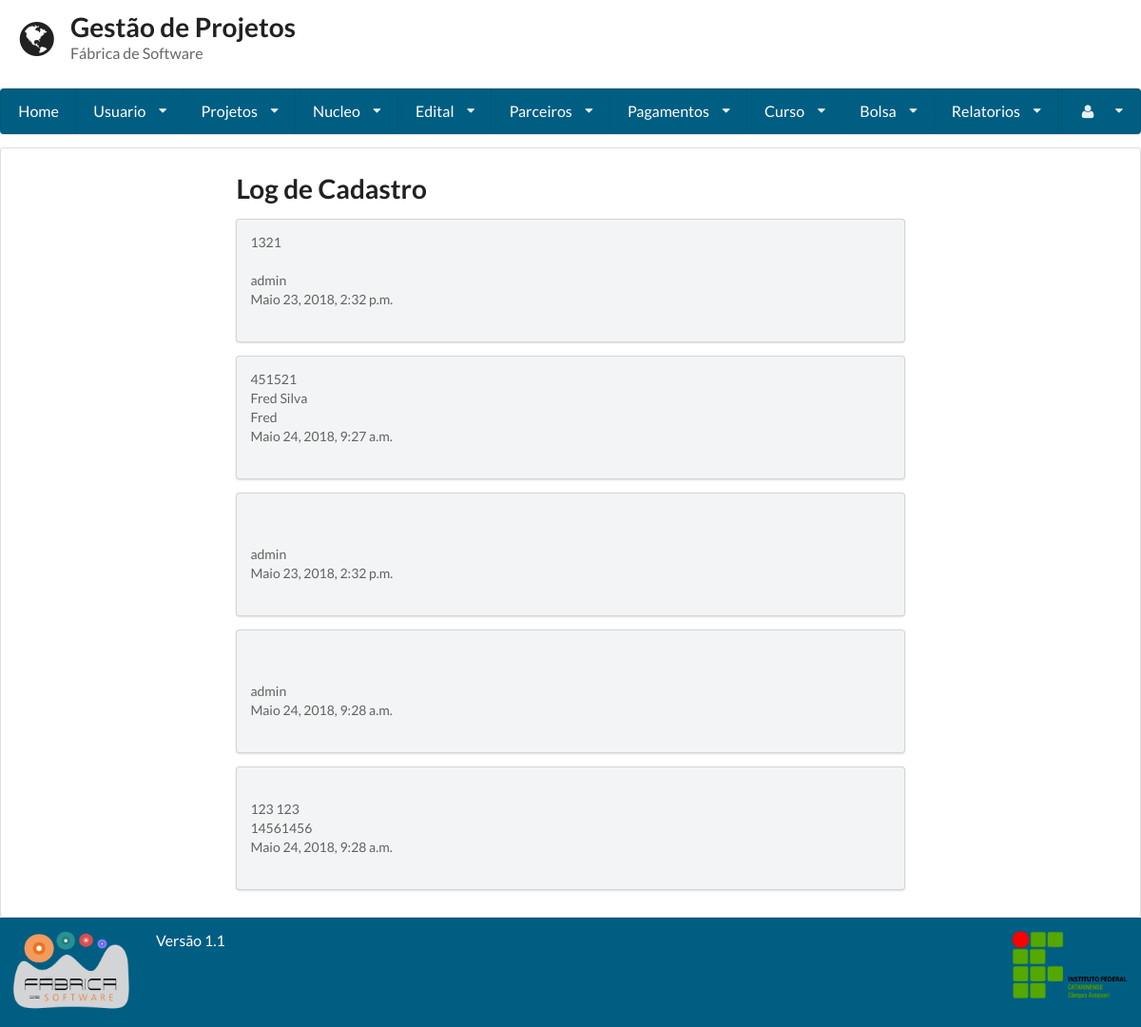
Page /log_cadastro/ (signed in) on the committed database.
### gestaoapp/models/edital.py (models this page shows, shortened)
class Edital(models.Model):
    numero = models.IntegerField(unique=True)
    orgao_concedente = models.CharField(max_length=255)
    dt_inicio = models.DateField()
    dt_termino = models.DateField()
    url_edital = models.URLField(max_length=200, null=True, blank=True)
    verba = models.FloatField(null=True, blank=True)
    qtd_bolsa = models.IntegerField(null=True, blank=True)
    pdf_edital = models.FileField(null=True, blank=True)
    data_hora_cadastro = models.DateTimeField(auto_now=True)
    responsavel_cadastro = models.ForeignKey(User)

### gestaoapp/models/bolsa.py (models this page shows, shortened)
class Bolsa(models.Model):
    codigo = models.CharField(max_length=255)
    valor = models.DecimalField(max_digits=8, decimal_places=2)
    dt_inicio = models.DateField()
    dt_termino = models.DateField()
    edital = models.ForeignKey(Edital)
    qtd_pagamento = models.IntegerField(default=0, null=True, blank=True)
    status = models.BooleanField(default=True)
    vinculos = models.ManyToManyField(Usuario, through='Vinculo', blank=True)
    data_hora_cadastro = models.DateTimeField(auto_now=True)
    responsavel_cadastro = models.ForeignKey(User, related_name= 'responsavel')
    responsavel_gerencia = models.ForeignKey(Usuario, related_name= 'responsavel_gerencia')

### gestaoapp/views/logcadastro.py (the view)
# urls.py: url(r'^log_cadastro/', LogCadastro.as_view()),
class LogCadastro(LoginRequiredMixin, View):
        template = 'relatorio/visualizar.html'
        def get(self, request):
            projeto = Projeto.objects.all()
            usuario = User.objects.all()
            nucleo = Nucleo.objects.all()
            edital = Edital.objects.all()
            curso = Curso.objects.all()
            parceiro = Parceiro.objects.all()
            bolsa = Bolsa.objects.all()
            return render(request, self.template, {'projetos': projeto, 'usuario': usuario, 'nucleos': nucleo, 'editals': edital, 'cursos': curso, 'bolsas':bolsa, 'parceiros':parceiro })

### gestaoapp/templates/relatorio/visualizar.html (shortened to what this page needs)
{% extends 'base.html' %}
{% block conteudo %}
    <h1 class="ui header">Log de Cadastro </h1>
    {% for edital in editals %}
        <div class="ui secondary segment">
            {{ edital.numero }}<br>
            {{ edital.responsavel_cadastro.first_name }} {{ edital.responsavel_cadastro.last_name }} <br>
            {{ edital.responsavel_cadastro.username }} <br>
            {{ edital.data_hora_cadastro }}<br>
            <br>
        </div>
    {% endfor %}
 {% for bolsa in bolsas %}
        <div class="ui secondary segment">
            {{ bolsa.curso }}<br>
            {{ bolsa.responsavel_cadastro.first_name }} {{ bolsa.responsavel_cadastro.last_name }} <br>
            {{ bolsa.responsavel_cadastro.username }} <br>
            {{ bolsa.data_hora_cadastro }}<br>
            <br>
        </div>
    {% endfor %}
{% endblock %}

### rows in the picture
Edital: numero "1321", responsavel_cadastro.username "admin", data_hora_cadastro "Maio 23, 2018, 2:32 p.m."
Edital: numero "451521", responsavel_cadastro.first_name "Fred", responsavel_cadastro.last_name "Silva", responsavel_cadastro.username "Fred", data_hora_cadastro "Maio 24, 2018, 9:27 a.m."
Bolsa: responsavel_cadastro.username "admin", data_hora_cadastro "Maio 23, 2018, 2:32 p.m."
Bolsa: responsavel_cadastro.username "admin", data_hora_cadastro "Maio 24, 2018, 9:28 a.m."
Bolsa: responsavel_cadastro.first_name "123", responsavel_cadastro.last_name "123", responsavel_cadastro.username "14561456", data_hora_cadastro "Maio 24, 2018, 9:28 a.m."
